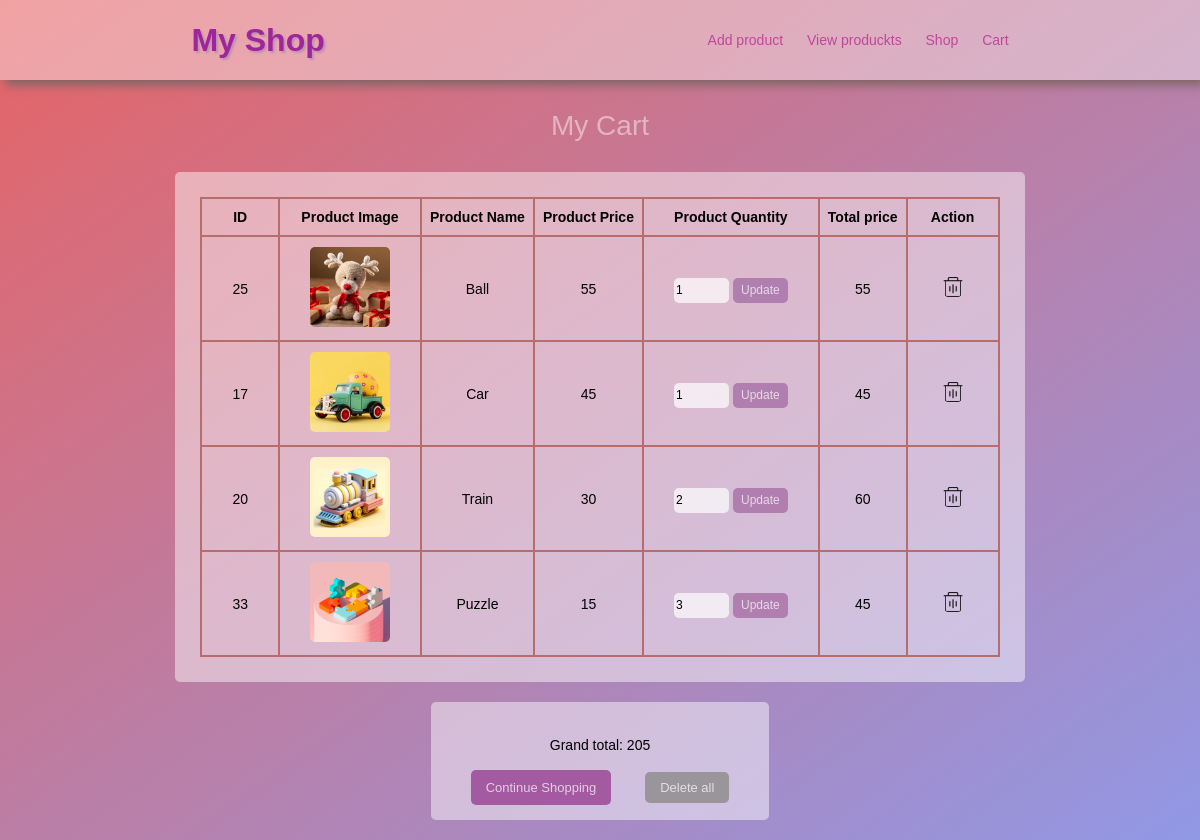
The app's page /cart.php with its own data.
### tables this page shows
CREATE TABLE `cart` (
  `Id` float DEFAULT NULL,
  `ProductImage` varchar(200) DEFAULT NULL,
  `ProductName` varchar(200) DEFAULT NULL,
  `ProductPrice` varchar(200) DEFAULT NULL,
  `Quantity` int(11) DEFAULT NULL,
  `TotalValue` float DEFAULT NULL
);

### cart.php (the view, shortened to what this page needs)
<!DOCTYPE html>
<html lang="en">
<head>
  <link rel="stylesheet" href="styles/style.css">
</head>
<body>
  <?php
    include('nav.php');
  ?>
  <div class='hero'>
    <header> My Cart</header>
  </div>
  <div class='container'>
    <div class='box'>
        <?php
          include('php/config.php');
          $query = mysqli_query($con, "SELECT * FROM cart");
          if (mysqli_num_rows($query) != 0){
        echo "  <table>
                  <thead>
                    <th>ID</th>
                    <th>Product Image</th>
                    <th>Product Name</th>
                    <th>Product Price</th>
                    <th>Product Quantity</th>
                    <th>Total price</th>
                    <th>Action</th>
                  </thead>
                <tbody>";
          while($row = mysqli_fetch_assoc($query)){
            $id = $row['Id'];
            $product_image = $row['ProductImage'];
            $product_name = $row['ProductName'];
            $product_price = $row['ProductPrice'];
            $quantity = $row['Quantity'];
            $total_value = $row['TotalValue'];
            echo "
                <tr>
                 <form action='cart.php' method='POST'>
                  <td>$id</td>
                  <td><img class='thumbnail' src='images/products/$product_image'></td>
                  <td>$product_name</td>
                  <td>$product_price</td>
                  <td class='td_quantity'>
                    <input type=hidden name='id' value ='$id'>
                    <input type='number' min='1' max='10' value='$quantity' class='cart_quantity' name='update_quantity'>
                    <input type='submit' name='submit' class='cart_btn_update' value='Update'>
                  </form>
                  </td>
                  <td>$total_value</td>
                  <td>
                    <a href='remove_from_cart.php?Id=$id'>
                    <img class='icon' src='images/remove.png'>
                    </a>
                  </td>
              </tr>";
};
        $query_sum = mysqli_query($con, "SELECT TotalValue FROM cart");
        $total_sum = 0;
        while($row = mysqli_fetch_assoc($query_sum)){
          $sum = $row['TotalValue'];
          $total_sum += $sum;
        }
        echo "</tbody>
              </table>
                 </div>
            <div class='box box_cart'>
              <p>Grand total: $total_sum </p>
              <br>
              <a href='shop.php' class='btn'>Continue Shopping</a>
              <a href='delete_cart.php' class='btn_cancel'>Delete all</a>
            </div>";
          }else{
?>
      <p> Sorry, your cart is empty</p>
      <br>
      <a href='shop.php' class='btn'>Go Shopping!</a>
      <?php  } ?>
    </div>
</body>
</html>

### nav.php
<?php
echo
"<nav>
    <div class='logo'>
      <p><a href='shop.php'>My Shop</a></p>
    </div>
    <div class='menu'>
      <a href='add_product.php'>Add product</a>
      <a href='view_products.php'>View produckts</a>
      <a href='shop.php'>Shop</a>
      <a href='cart.php'>Cart
      </a>
    </div>
  </nav>";
  ?>

### styles/style.css (style rules this page uses)
html { box-sizing: border-box; font-family: 'Lucida Sans', 'Lucida Sans Regular', 'Lucida Grande', 'Lucida Sans Unicode', Geneva, Verdana, sans-serif; font-size: 14px; margin: 0px; padding: 0px; }
body { background-image: linear-gradient(to bottom right,#e66465, #9198e5); background-repeat: repeat; min-height: 100vh; height: 100%; margin: 0px; padding: 0px; }
a { text-decoration: none; }
p { margin: 10px; }
nav { align-items: center; background-color: rgba(255,255,255,0.4); box-shadow: 5px 5px 10px rgb(124, 100, 100); display: flex; height: 80px; justify-content: space-around; margin: 0px; }
.logo a { color: #9f259b; text-shadow: 2px 2px 2px rgb(189, 145, 177); font-size: 32px; font-weight: 700; }
.menu a { color:#bf479b; margin: 0px 10px; transition: all 0.5s; }
.hero { padding: 30px 0px; }
header { color: rgba(255, 255, 255, 0.462); font-size: 28px; text-align: center; }
.container { display: flex; margin: auto; flex-wrap: wrap; justify-content: center; max-width: 90%; }
.box { background-color: rgba(255, 255, 255, 0.462); border-radius: 5px; margin: 0px 10px 20px 10px; padding: 25px; text-align: center; }
.box img { border-radius: 5px; height: 180px; }
.btn { background-color: #a35aa1; border: none; border-radius: 5px; color: rgba(255, 255, 255, 0.7); font-size: 13px; height: 36px; margin: 0px 15px; padding: 10px 15px; transition: all 0.5s; }
table, td, th { border: 2px solid rgb(184, 109, 109); border-collapse: collapse; }
th { padding: 10px 8px; }
td { padding: 10px 30px; }
.box .thumbnail { height: 80px; }
.icon { max-height: 20px; margin: 5px; }
.btn_cancel { background-color: #9a959a; border: none; border-radius: 5px; color: rgba(255, 255, 255, 0.7); font-size: 13px; margin: 0px 15px; height: 36px; padding: 8px 15px; transition: all 0.5s; }
.cart_quantity { background-color: rgba(255, 255, 255, 0.7);; border: none; border-radius: 5px; font-size: 12px; height: 21px; padding: 2px; width: 51px; outline: none; }
.cart_btn_update { background-color: #b07faf; border: none; color: rgba(255, 255, 255, 0.7); border-radius: 5px; font-size: 12px; height: 25px; margin-top: 3px; width: 55px; padding: 0px 2px; outline: none; transition: all 0.5s; }

### records on screen
cart: Id "25", ProductImage (picture), ProductName "Ball", ProductPrice "55", update_quantity "1", TotalValue "55"
cart: Id "17", ProductImage (picture), ProductName "Car", ProductPrice "45", update_quantity "1", TotalValue "45"
cart: Id "20", ProductImage (picture), ProductName "Train", ProductPrice "30", update_quantity "2", TotalValue "60"
cart: Id "33", ProductImage (picture), ProductName "Puzzle", ProductPrice "15", update_quantity "3", TotalValue "45"

### other values on screen
$total_sum "205"
